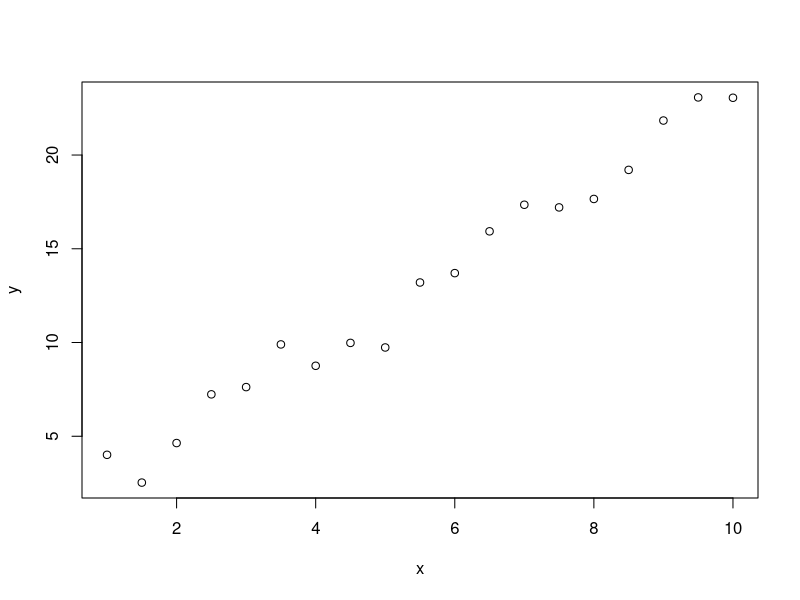
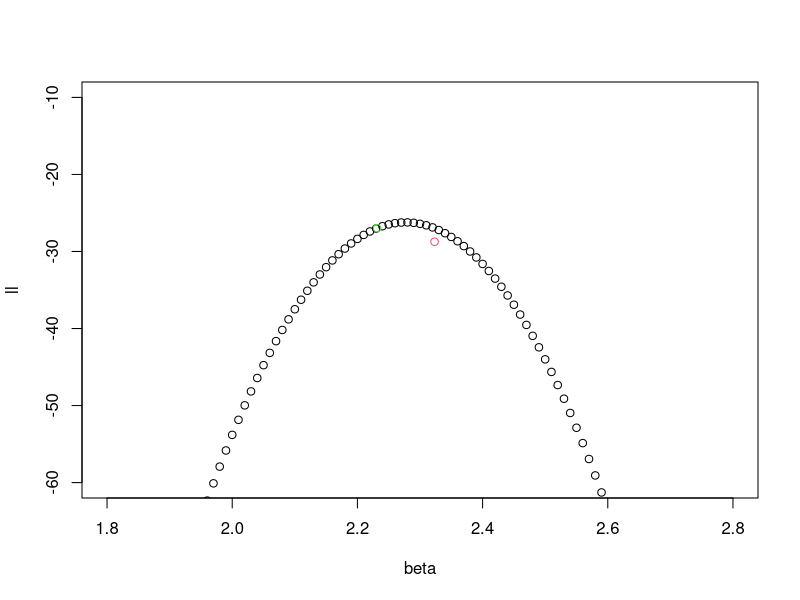
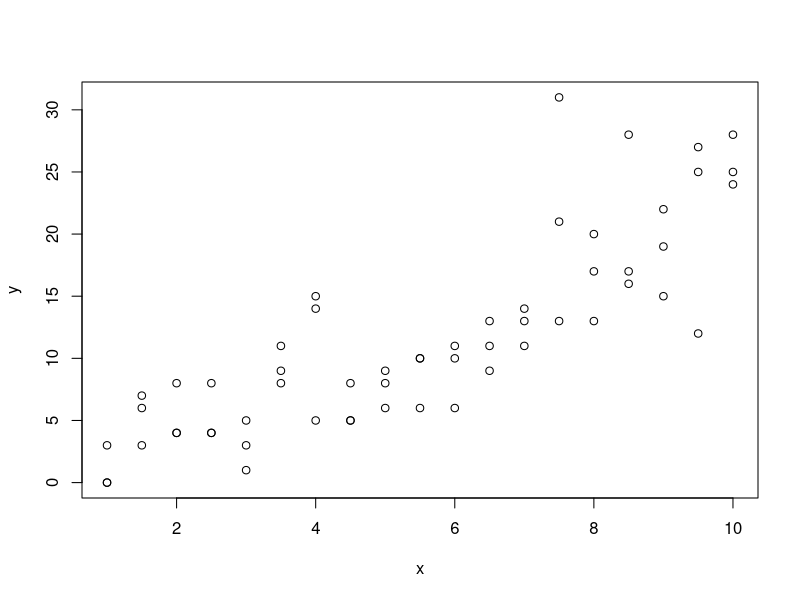
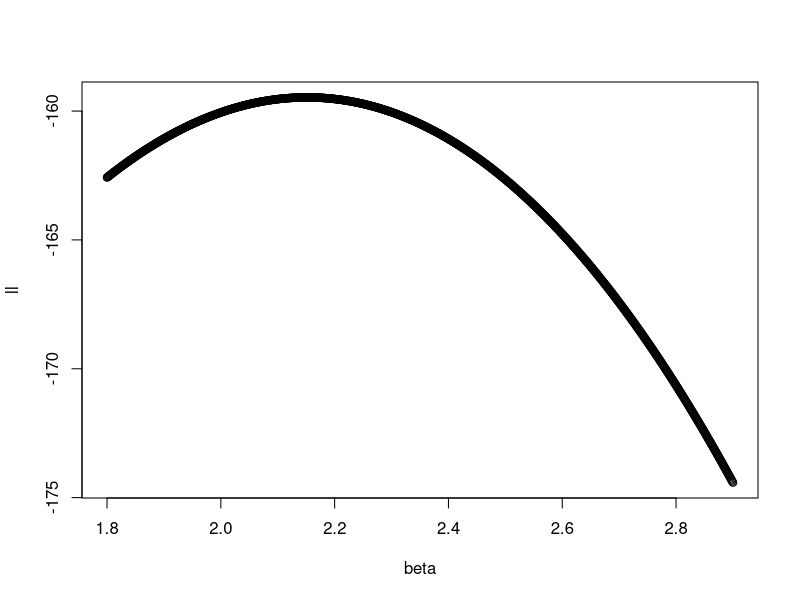

Write R code to recreate these figures, in order.
# lm example

x = seq(1, 10, 0.5)
y = 2.3*x + rnorm(19)
plot(x, y)
fit = lm(y ~ x)
summary(fit)
confint(fit)

loglik = function(b) {
  y.hat = fit$coefficients[1] + b*x
  loglik = 0
  for (i in 1:length(x)) {
    loglik = loglik + dnorm(y[i], y.hat[i], log=T)
  }
  return(loglik)
}

logLik(fit)
(v = loglik(fit$coefficients[2])-qchisq(0.975, 1)/2)

beta = seq(1.8, 2.8, 0.01)
ll = rep(0, length(beta))
for (i in 1:length(beta)){
  ll[i] = loglik(beta[i])
}
plot(beta, ll, ylim=c(-60, -10))
max(ll)

loglik(approx(ll, beta, xout=v)$y)
aprx = approx(ll, beta, xout=v)
ll.low = aprx$x; beta.low = aprx$y
points(beta.low, ll.low, col=2)
beta.MLE = fit$coefficients[2]
beta.hi = 2*beta.MLE - beta.low  
points(beta.hi, loglik(beta.hi), col=3)

pchisq(2*(loglik(beta.MLE)-loglik(beta.low)), 1)
pchisq(2*(loglik(beta.MLE)-loglik(beta.hi)), 1)

confint(fit) # works with normality (lm), not with reverse GLR
c(beta.low, beta.hi)


# glm example

x = seq(1, 10, 0.5)
mu = 2.3*x + rnorm(19)
y1 = rpois(19, mu)
y2 = rpois(19, mu)
y3 = rpois(19, mu)
y = c(y1, y2, y3)
x = c(x, x, x)
plot(x, y)

fit = glm(y ~ x, family=poisson(link="identity"))
fit$coefficients

confint(fit)

loglik = function(b) {
  func = function(a) {
    mu.hat = a + b*x
    ll = 0
    for (i in 1:length(x)) {
      ll = ll + dpois(y[i], mu.hat[i], log=T)
    }
    return(ll)
  }
  fit1 = optimize(func, c(-5, 5), maximum=T)
  return(fit1$objective)
}

logLik(fit)
loglik(fit$coefficients[2])

beta = seq(1.8, 2.9, 0.001)
ll = rep(0, length(beta))
for (i in 1:length(beta)){
  ll[i] = loglik(beta[i])
}
plot(beta, ll)
max(ll)


(ind = which(ll > logLik(fit)-qchisq(0.975, 1)/2)[1])
(beta.lo = beta[ind])
(beta.MLE = fit$coefficients[2])
(beta.hi = 2*beta.MLE - beta.lo)
confint(fit)

pchisq(2*(loglik(beta.MLE)-loglik(beta.lo)), 1)
pchisq(2*(loglik(beta.MLE)-loglik(beta.hi)), 1)

confint(fit)